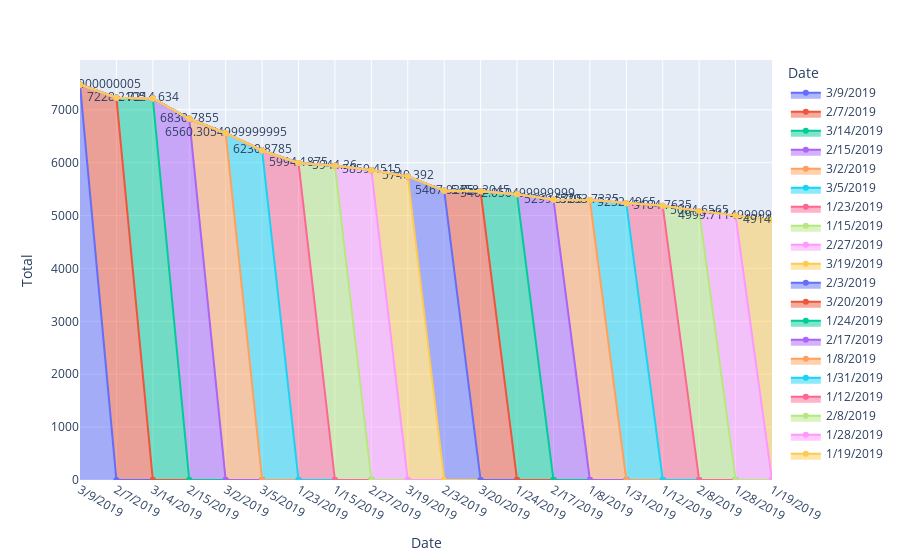

Notebook source saved alongside this figure:
### Code cell
#plt.figure(figsize=(12,8))
px.area(e[0:20],x="Date",y="Total",text="Total",color="Date")

### Figure 1 — Plotly figure (JSON) as saved in the notebook; plotly's stock layout.template omitted (floating-point values rounded to 4 significant figures)
{"data": [{"fillpattern": {"shape": ""}, "hovertemplate": "Date=%{x}<br>Total=%{text}<extra></extra>", "legendgroup": "3/9/2019", "line": {"color": "#636efa"}, "marker": {"symbol": "circle"}, "mode": "markers+lines+text", "name": "3/9/2019", "orientation": "v", "showlegend": true, "stackgroup": "1", "text": [7474.0], "type": "scatter", "x": ["3/9/2019"], "xaxis": "x", "y": [7474.0], "yaxis": "y"}, {"fillpattern": {"shape": ""}, "hovertemplate": "Date=%{x}<br>Total=%{text}<extra></extra>", "legendgroup": "2/7/2019", "line": {"color": "#EF553B"}, "marker": {"symbol": "circle"}, "mode": "markers+lines+text", "name": "2/7/2019", "orientation": "v", "showlegend": true, "stackgroup": "1", "text": [7228.0], "type": "scatter", "x": ["2/7/2019"], "xaxis": "x", "y": [7228.0], "yaxis": "y"}, {"fillpattern": {"shape": ""}, "hovertemplate": "Date=%{x}<br>Total=%{text}<extra></extra>", "legendgroup": "3/14/2019", "line": {"color": "#00cc96"}, "marker": {"symbol": "circle"}, "mode": "markers+lines+text", "name": "3/14/2019", "orientation": "v", "showlegend": true, "stackgroup": "1", "text": [7215.0], "type": "scatter", "x": ["3/14/2019"], "xaxis": "x", "y": [7215.0], "yaxis": "y"}, {"fillpattern": {"shape": ""}, "hovertemplate": "Date=%{x}<br>Total=%{text}<extra></extra>", "legendgroup": "2/15/2019", "line": {"color": "#ab63fa"}, "marker": {"symbol": "circle"}, "mode": "markers+lines+text", "name": "2/15/2019", "orientation": "v", "showlegend": true, "stackgroup": "1", "text": [6831.0], "type": "scatter", "x": ["2/15/2019"], "xaxis": "x", "y": [6831.0], "yaxis": "y"}, {"fillpattern": {"shape": ""}, "hovertemplate": "Date=%{x}<br>Total=%{text}<extra></extra>", "legendgroup": "3/2/2019", "line": {"color": "#FFA15A"}, "marker": {"symbol": "circle"}, "mode": "markers+lines+text", "name": "3/2/2019", "orientation": "v", "showlegend": true, "stackgroup": "1", "text": [6560.0], "type": "scatter", "x": ["3/2/2019"], "xaxis": "x", "y": [6560.0], "yaxis": "y"}, {"fillpattern": {"shape": ""}, "hovertemplate": "Date=%{x}<br>Total=%{text}<extra></extra>", "legendgroup": "3/5/2019", "line": {"color": "#19d3f3"}, "marker": {"symbol": "circle"}, "mode": "markers+lines+text", "name": "3/5/2019", "orientation": "v", "showlegend": true, "stackgroup": "1", "text": [6231.0], "type": "scatter", "x": ["3/5/2019"], "xaxis": "x", "y": [6231.0], "yaxis": "y"}, {"fillpattern": {"shape": ""}, "hovertemplate": "Date=%{x}<br>Total=%{text}<extra></extra>", "legendgroup": "1/23/2019", "line": {"color": "#FF6692"}, "marker": {"symbol": "circle"}, "mode": "markers+lines+text", "name": "1/23/2019", "orientation": "v", "showlegend": true, "stackgroup": "1", "text": [5994.0], "type": "scatter", "x": ["1/23/2019"], "xaxis": "x", "y": [5994.0], "yaxis": "y"}, {"fillpattern": {"shape": ""}, "hovertemplate": "Date=%{x}<br>Total=%{text}<extra></extra>", "legendgroup": "1/15/2019", "line": {"color": "#B6E880"}, "marker": {"symbol": "circle"}, "mode": "markers+lines+text", "name": "1/15/2019", "orientation": "v", "showlegend": true, "stackgroup": "1", "text": [5944.0], "type": "scatter", "x": ["1/15/2019"], "xaxis": "x", "y": [5944.0], "yaxis": "y"}, {"fillpattern": {"shape": ""}, "hovertemplate": "Date=%{x}<br>Total=%{text}<extra></extra>", "legendgroup": "2/27/2019", "line": {"color": "#FF97FF"}, "marker": {"symbol": "circle"}, "mode": "markers+lines+text", "name": "2/27/2019", "orientation": "v", "showlegend": true, "stackgroup": "1", "text": [5859.0], "type": "scatter", "x": ["2/27/2019"], "xaxis": "x", "y": [5859.0], "yaxis": "y"}, {"fillpattern": {"shape": ""}, "hovertemplate": "Date=%{x}<br>Total=%{text}<extra></extra>", "legendgroup": "3/19/2019", "line": {"color": "#FECB52"}, "marker": {"symbol": "circle"}, "mode": "markers+lines+text", "name": "3/19/2019", "orientation": "v", "showlegend": true, "stackgroup": "1", "text": [5740.0], "type": "scatter", "x": ["3/19/2019"], "xaxis": "x", "y": [5740.0], "yaxis": "y"}, {"fillpattern": {"shape": ""}, "hovertemplate": "Date=%{x}<br>Total=%{text}<extra></extra>", "legendgroup": "2/3/2019", "line": {"color": "#636efa"}, "marker": {"symbol": "circle"}, "mode": "markers+lines+text", "name": "2/3/2019", "orientation": "v", "showlegend": true, "stackgroup": "1", "text": [5468.0], "type": "scatter", "x": ["2/3/2019"], "xaxis": "x", "y": [5468.0], "yaxis": "y"}, {"fillpattern": {"shape": ""}, "hovertemplate": "Date=%{x}<br>Total=%{text}<extra></extra>", "legendgroup": "3/20/2019", "line": {"color": "#EF553B"}, "marker": {"symbol": "circle"}, "mode": "markers+lines+text", "name": "3/20/2019", "orientation": "v", "showlegend": true, "stackgroup": "1", "text": [5458.0], "type": "scatter", "x": ["3/20/2019"], "xaxis": "x", "y": [5458.0], "yaxis": "y"}, {"fillpattern": {"shape": ""}, "hovertemplate": "Date=%{x}<br>Total=%{text}<extra></extra>", "legendgroup": "1/24/2019", "line": {"color": "#00cc96"}, "marker": {"symbol": "circle"}, "mode": "markers+lines+text", "name": "1/24/2019", "orientation": "v", "showlegend": true, "stackgroup": "1", "text": [5402.0], "type": "scatter", "x": ["1/24/2019"], "xaxis": "x", "y": [5402.0], "yaxis": "y"}, {"fillpattern": {"shape": ""}, "hovertemplate": "Date=%{x}<br>Total=%{text}<extra></extra>", "legendgroup": "2/17/2019", "line": {"color": "#ab63fa"}, "marker": {"symbol": "circle"}, "mode": "markers+lines+text", "name": "2/17/2019", "orientation": "v", "showlegend": true, "stackgroup": "1", "text": [5300.0], "type": "scatter", "x": ["2/17/2019"], "xaxis": "x", "y": [5300.0], "yaxis": "y"}, {"fillpattern": {"shape": ""}, "hovertemplate": "Date=%{x}<br>Total=%{text}<extra></extra>", "legendgroup": "1/8/2019", "line": {"color": "#FFA15A"}, "marker": {"symbol": "circle"}, "mode": "markers+lines+text", "name": "1/8/2019", "orientation": "v", "showlegend": true, "stackgroup": "1", "text": [5294.0], "type": "scatter", "x": ["1/8/2019"], "xaxis": "x", "y": [5294.0], "yaxis": "y"}, {"fillpattern": {"shape": ""}, "hovertemplate": "Date=%{x}<br>Total=%{text}<extra></extra>", "legendgroup": "1/31/2019", "line": {"color": "#19d3f3"}, "marker": {"symbol": "circle"}, "mode": "markers+lines+text", "name": "1/31/2019", "orientation": "v", "showlegend": true, "stackgroup": "1", "text": [5232.0], "type": "scatter", "x": ["1/31/2019"], "xaxis": "x", "y": [5232.0], "yaxis": "y"}, {"fillpattern": {"shape": ""}, "hovertemplate": "Date=%{x}<br>Total=%{text}<extra></extra>", "legendgroup": "1/12/2019", "line": {"color": "#FF6692"}, "marker": {"symbol": "circle"}, "mode": "markers+lines+text", "name": "1/12/2019", "orientation": "v", "showlegend": true, "stackgroup": "1", "text": [5185.0], "type": "scatter", "x": ["1/12/2019"], "xaxis": "x", "y": [5185.0], "yaxis": "y"}, {"fillpattern": {"shape": ""}, "hovertemplate": "Date=%{x}<br>Total=%{text}<extra></extra>", "legendgroup": "2/8/2019", "line": {"color": "#B6E880"}, "marker": {"symbol": "circle"}, "mode": "markers+lines+text", "name": "2/8/2019", "orientation": "v", "showlegend": true, "stackgroup": "1", "text": [5085.0], "type": "scatter", "x": ["2/8/2019"], "xaxis": "x", "y": [5085.0], "yaxis": "y"}, {"fillpattern": {"shape": ""}, "hovertemplate": "Date=%{x}<br>Total=%{text}<extra></extra>", "legendgroup": "1/28/2019", "line": {"color": "#FF97FF"}, "marker": {"symbol": "circle"}, "mode": "markers+lines+text", "name": "1/28/2019", "orientation": "v", "showlegend": true, "stackgroup": "1", "text": [5000.0], "type": "scatter", "x": ["1/28/2019"], "xaxis": "x", "y": [5000.0], "yaxis": "y"}, {"fillpattern": {"shape": ""}, "hovertemplate": "Date=%{x}<br>Total=%{text}<extra></extra>", "legendgroup": "1/19/2019", "line": {"color": "#FECB52"}, "marker": {"symbol": "circle"}, "mode": "markers+lines+text", "name": "1/19/2019", "orientation": "v", "showlegend": true, "stackgroup": "1", "text": [4915.0], "type": "scatter", "x": ["1/19/2019"], "xaxis": "x", "y": [4915.0], "yaxis": "y"}], "layout": {"legend": {"title": {"text": "Date"}, "tracegroupgap": 0}, "margin": {"t": 60}, "xaxis": {"anchor": "y", "categoryarray": ["3/9/2019", "2/7/2019", "3/14/2019", "2/15/2019", "3/2/2019", "3/5/2019", "1/23/2019", "1/15/2019", "2/27/2019", "3/19/2019", "2/3/2019", "3/20/2019", "1/24/2019", "2/17/2019", "1/8/2019", "1/31/2019", "1/12/2019", "2/8/2019", "1/28/2019", "1/19/2019"], "categoryorder": "array", "domain": [0, 1], "title": {"text": "Date"}}, "yaxis": {"anchor": "x", "domain": [0, 1], "title": {"text": "Total"}}}}
